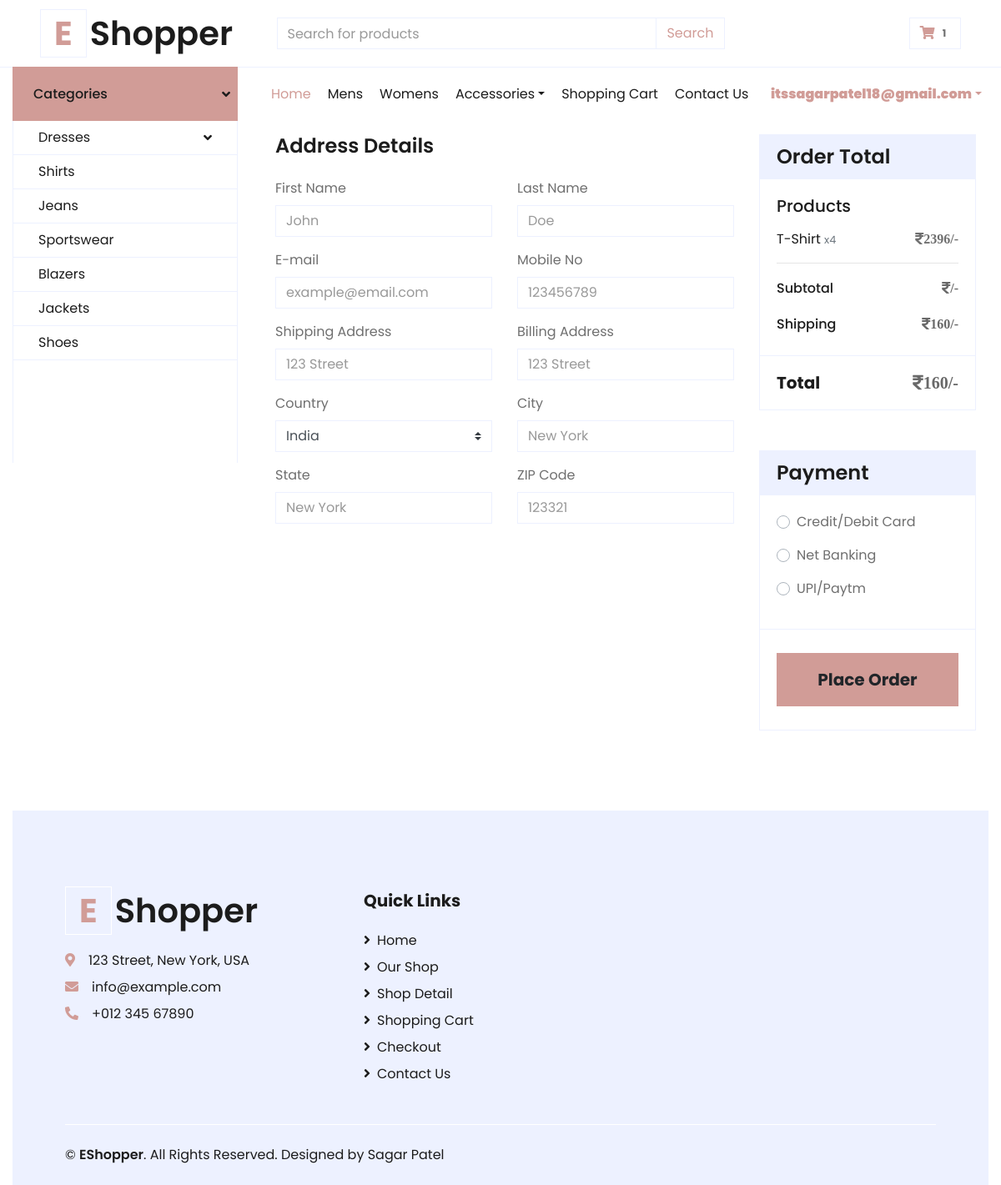
/checkout.php (signed in), run on the app's committed database.
### tables this page shows
CREATE TABLE `product` (
  `product_id` int(11) NOT NULL,
  `name` varchar(100) DEFAULT NULL,
  `description` varchar(100) DEFAULT NULL,
  `price` int(11) DEFAULT NULL,
  `product_keyword` varchar(255) DEFAULT NULL,
  `image` varchar(255) DEFAULT NULL,
  `category` varchar(100) DEFAULT NULL,
  `date` timestamp NOT NULL DEFAULT current_timestamp() ON UPDATE current_timestamp(),
  `status` varchar(11) DEFAULT NULL
);

CREATE TABLE `cart` (
  `item_id` int(11) NOT NULL,
  `product_id` int(11) NOT NULL,
  `customer_id` varchar(10) NOT NULL,
  `quantity` int(11) NOT NULL
);

### checkout.php (the view, shortened to what this page needs)
<?php
include('header.php');
include("./includes/logs.php");
$u_mail = $_SESSION['email'];
$qry_get_user = "SELECT * FROM customers where email='$u_mail';";
$qes_user = $conn->query($qry_get_user);
while ($res_user = $qes_user->fetch_assoc()) {
  $u_id = $res_user['customer_id'];
}
?>
<div class="container-fluid pt-3">
  <div class="row ">
    <div class="col-lg-8">
      <div class="mb-1">
        <h4 class="font-weight-semi-bold mb-4">Address Details</h4>
        <form action="" method="post">
          <div class="row">
            <div class="col-md-6 form-group">
              <label>First Name</label>
              <input class="form-control" type="text" name="f_name" placeholder="John"
                onkeypress='return blockSpecialChar(event)' title="special characters are not allowed" required>
            </div>
            <div class="col-md-6 form-group">
              <label>Last Name</label>
              <input class="form-control" type="text" name="l_name" placeholder="Doe"
                onkeypress='return blockSpecialChar(event)' title="special characters are not allowed" required>
            </div>
            <div class="col-md-6 form-group">
              <label>E-mail</label>
              <input class="form-control" type="text" name="email" placeholder="example@email.com" required>
            </div>
            <div class="col-md-6 form-group">
              <label>Mobile No</label>
              <input class="form-control" type="text" name="mobile" placeholder="123456789" maxlength="10"
                onkeypress="return validateNumber(event)" required>
            </div>
            <div class="col-md-6 form-group">
              <label>Shipping Address</label>
              <input class="form-control" type="text" name="s_address" placeholder="123 Street" required>
            </div>
            <div class="col-md-6 form-group">
              <label>Billing Address</label>
              <input class="form-control" type="text" name="b_address" placeholder="123 Street" required>
            </div>
            <div class="col-md-6 form-group">
              <label>Country</label>
              <select class="custom-select" name="country" required>
                <option selected>India</option>
              </select>
            </div>
            <div class="col-md-6 form-group">
              <label>City</label>
              <input class="form-control" type="text" name="city" placeholder="New York" required>
            </div>
            <div class="col-md-6 form-group">
              <label>State</label>
              <input class="form-control" type="text" name="state" placeholder="New York" required>
            </div>
            <div class="col-md-6 form-group">
              <label>ZIP Code</label>
              <input class="form-control" type="text" name="zip--" placeholder="123321" maxlength="6" required>
            </div>
          </div>
      </div>
    </div>
    <div class="col-lg-4">
      <div class="card border-secondary mb-5">
        <div class="card-header bg-secondary border-0">
          <h4 class="font-weight-semi-bold m-0">Order Total</h4>
        </div>
        <div class="card-body">
          <h5 class="font-weight-medium mb-3">Products</h5>
          <?php
          $qry_get_cart = "SELECT * FROM cart where customer_id='$u_id';";
          $qes_cart = $conn->query($qry_get_cart);
          while ($res_cart = $qes_cart->fetch_assoc()) {
            $p_id = $res_cart['product_id'];
            $qty = $res_cart['quantity'];
            $qry_get_product = "SELECT * FROM product where product_id='$p_id';";
            $qes_product = $conn->query($qry_get_product);
            while ($res_product = $qes_product->fetch_assoc()) {
          ?>
          <div class="d-flex justify-content-between">
            <p class="text-dark">
              <?php echo $res_product['name']; ?>
              <small class="text-muted fs-5">
                x<?php echo $qty ?>
              </small>
            </p>
            <p><i class="fas fa-rupee-sign "><?php echo  $res_product['price'] * $res_cart['quantity']; ?>/-</i></p>
          </div>
          <?php }
          }
          ?>
          <hr class="mt-0">
          <div class="d-flex justify-content-between mb-3 pt-1">
            <h6 class="font-weight-medium">Subtotal</h6>
            <h6 style="color:	#696969"><i class="fas fa-rupee-sign"><?php
                                                                      echo $_SESSION['total'] ?>/-</i></h6>
          </div>
          <div class="d-flex justify-content-between">
            <h6 class="font-weight-medium">Shipping</h6>
            <h6 style="color:	#696969"><i class="fas fa-rupee-sign">160/-</i></h6>
          </div>
        </div>
        <div class="card-footer border-secondary bg-transparent">
          <div class="d-flex justify-content-between mt-2">
            <h5 class="font-weight-bold">Total</h5>
            <h5 style="color:	#696969"><i class="fas fa-rupee-sign"><?php $total = $_SESSION['total'];
                                                                      $total = $total + 160;
                                                                      echo $total ?>/-</i></h5>
          </div>
        </div>
      </div>
      <div class="card border-secondary mb-5">
        <div class="card-header bg-secondary border-0">
          <h4 class="font-weight-semi-bold m-0">Payment</h4>
        </div>
        <div class="card-body">
          <div class="form-group">
            <div class="custom-control custom-radio">
              <label class="custom-control-label" for="paypal" data-toggle="collapse"
                data-target="#card:not(.in)">Credit/Debit Card</label>
            </div>
          </div>
          <div class="form-group">
            <div class="custom-control custom-radio">
              <label class="custom-control-label" for="directcheck">Net
                Banking</label>
            </div>
          </div>
          <div class="form-group">
            <div class="custom-control custom-radio">
              <label class="custom-control-label" for="banktransfer">UPI/Paytm</label>
            </div>
          </div>
        </div>
        <div class="card-footer border-secondary bg-transparent">
          <input type="submit" class="btn btn-lg btn-block btn-primary font-weight-bold my-3 py-3" name="place_order"
            value="Place Order"></input>
        </div>
      </div>
    </div>
  </div>
</div>
</div>
</div>
<?php include('footer.php'); ?>

### data on the page
cart: quantity "4"
product: name "T-Shirt", $res_product['price']*$res_cart['quantity'] "2396"

### other printed values
$i "1"
$_SESSION['email'] "itssagarpatel18@gmail.com"
$total "160"
